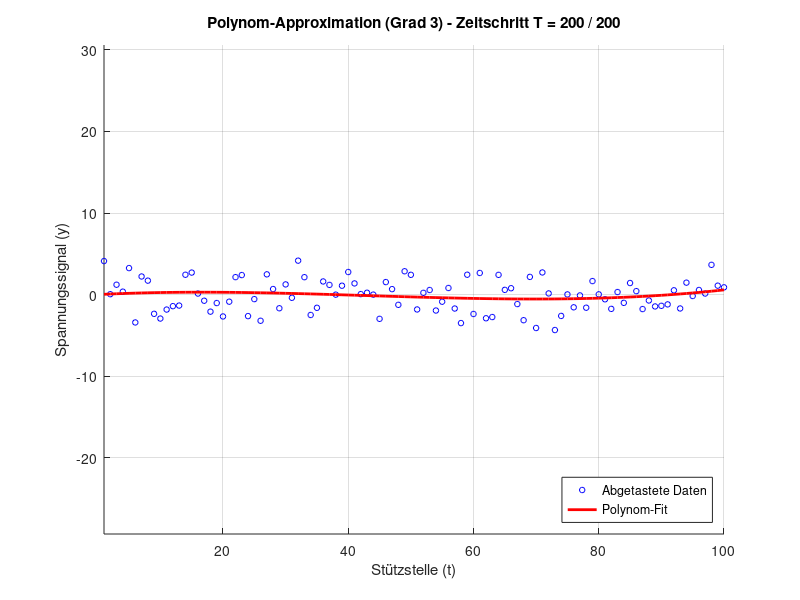

Here is the MATLAB script that generated this plot:
clear;
clc;
close all;

Y_data = load('samples.txt');
[T, N] = size(Y_data);
t = (1:N)';
A = [ones(N, 1), t, t.^2, t.^3];

figure;
hold on;
grid on;

min_val = min(Y_data(:));
max_val = max(Y_data(:));
buffer = (max_val - min_val) * 0.1;
ylim([min_val - buffer, max_val + buffer]);
xlim([1, N]);

h_data = plot(t, Y_data(1,:)', 'bo', 'MarkerSize', 4);
h_fit  = plot(t, zeros(N, 1), 'r-', 'LineWidth', 2); 


xlabel('Stützstelle (t)');
ylabel('Spannungssignal (y)');
h_title = title(sprintf('Polynom-Approximation (Grad 3) - Zeitschritt T = 1 / %d', T));
legend('Abgetastete Daten', 'Polynom-Fit', 'Location', 'SouthEast');

for k = 1:T
    y = Y_data(k, :)';

    %c = (A^T * A)^(-1) * (A^T * y) <- Normalengleichung
    c = A \ y;
    y_fit = A * c;
    
    set(h_data, 'YData', y);
    set(h_fit, 'YData', y_fit); 
    set(h_title, 'String', sprintf('Polynom-Approximation (Grad 3) - Zeitschritt T = %d / %d', k, T));
    pause(0.01);
end